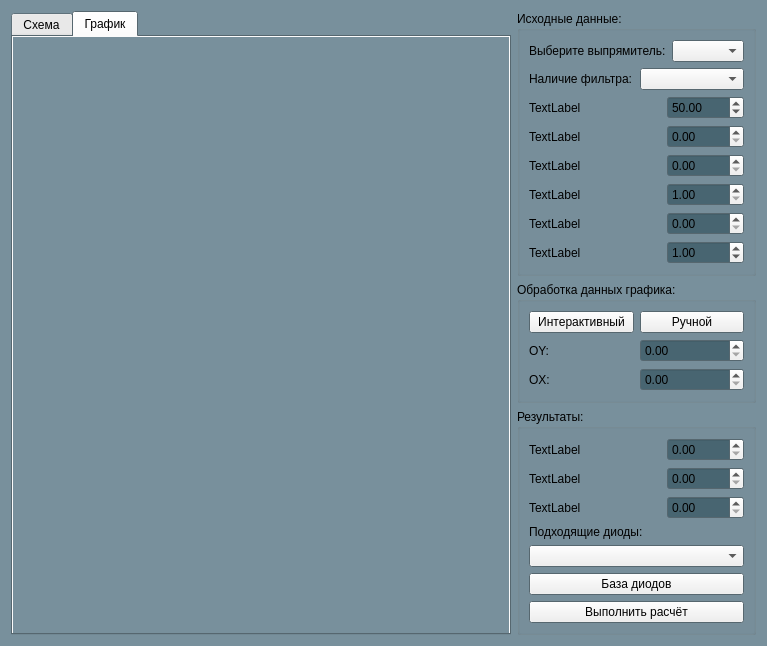
<?xml version="1.0" encoding="UTF-8"?>
<ui version="4.0">
 <class>Rectifiers</class>
 <widget class="QWidget" name="Rectifiers">
  <property name="windowModality">
   <enum>Qt::NonModal</enum>
  </property>
  <property name="geometry">
   <rect>
    <x>0</x>
    <y>0</y>
    <width>767</width>
    <height>635</height>
   </rect>
  </property>
  <property name="sizePolicy">
   <sizepolicy hsizetype="Preferred" vsizetype="Preferred">
    <horstretch>0</horstretch>
    <verstretch>0</verstretch>
   </sizepolicy>
  </property>
  <property name="palette">
   <palette>
    <active>
     <colorrole role="Base">
      <brush brushstyle="SolidPattern">
       <color alpha="255">
        <red>72</red>
        <green>101</green>
        <blue>113</blue>
       </color>
      </brush>
     </colorrole>
     <colorrole role="Window">
      <brush brushstyle="SolidPattern">
       <color alpha="255">
        <red>120</red>
        <green>144</green>
        <blue>156</blue>
       </color>
      </brush>
     </colorrole>
    </active>
    <inactive>
     <colorrole role="Base">
      <brush brushstyle="SolidPattern">
       <color alpha="255">
        <red>72</red>
        <green>101</green>
        <blue>113</blue>
       </color>
      </brush>
     </colorrole>
     <colorrole role="Window">
      <brush brushstyle="SolidPattern">
       <color alpha="255">
        <red>120</red>
        <green>144</green>
        <blue>156</blue>
       </color>
      </brush>
     </colorrole>
    </inactive>
    <disabled>
     <colorrole role="Base">
      <brush brushstyle="SolidPattern">
       <color alpha="255">
        <red>120</red>
        <green>144</green>
        <blue>156</blue>
       </color>
      </brush>
     </colorrole>
     <colorrole role="Window">
      <brush brushstyle="SolidPattern">
       <color alpha="255">
        <red>120</red>
        <green>144</green>
        <blue>156</blue>
       </color>
      </brush>
     </colorrole>
    </disabled>
   </palette>
  </property>
  <property name="contextMenuPolicy">
   <enum>Qt::DefaultContextMenu</enum>
  </property>
  <property name="windowTitle">
   <string>Form</string>
  </property>
  <property name="windowOpacity">
   <double>1.000000000000000</double>
  </property>
  <property name="toolTipDuration">
   <number>-1</number>
  </property>
  <property name="layoutDirection">
   <enum>Qt::LeftToRight</enum>
  </property>
  <layout class="QGridLayout" name="gridLayout_8">
   <item row="0" column="0">
    <layout class="QHBoxLayout" name="horizontalLayout_10" stretch="2,0">
     <item>
      <widget class="QTabWidget" name="TabWidget">
       <property name="palette">
        <palette>
         <active>
          <colorrole role="Base">
           <brush brushstyle="SolidPattern">
            <color alpha="255">
             <red>120</red>
             <green>144</green>
             <blue>156</blue>
            </color>
           </brush>
          </colorrole>
         </active>
         <inactive>
          <colorrole role="Base">
           <brush brushstyle="SolidPattern">
            <color alpha="255">
             <red>120</red>
             <green>144</green>
             <blue>156</blue>
            </color>
           </brush>
          </colorrole>
         </inactive>
         <disabled>
          <colorrole role="Base">
           <brush brushstyle="SolidPattern">
            <color alpha="255">
             <red>120</red>
             <green>144</green>
             <blue>156</blue>
            </color>
           </brush>
          </colorrole>
         </disabled>
        </palette>
       </property>
       <property name="focusPolicy">
        <enum>Qt::NoFocus</enum>
       </property>
       <property name="styleSheet">
        <string notr="true"/>
       </property>
       <property name="currentIndex">
        <number>1</number>
       </property>
       <widget class="QWidget" name="Tab_PageCircuit">
        <property name="sizePolicy">
         <sizepolicy hsizetype="Minimum" vsizetype="Minimum">
          <horstretch>0</horstretch>
          <verstretch>0</verstretch>
         </sizepolicy>
        </property>
        <property name="focusPolicy">
         <enum>Qt::StrongFocus</enum>
        </property>
        <property name="styleSheet">
         <string notr="true">background-color: rgb(120, 144, 156)</string>
        </property>
        <attribute name="title">
         <string>Схема</string>
        </attribute>
        <layout class="QGridLayout" name="gridLayout_6">
         <item row="0" column="0">
          <layout class="QGridLayout" name="gridLayout_5">
           <item row="0" column="0">
            <layout class="QHBoxLayout" name="SVG"/>
           </item>
          </layout>
         </item>
        </layout>
       </widget>
       <widget class="QWidget" name="Tab_PageChart">
        <property name="styleSheet">
         <string notr="true">background-color: rgb(120, 144, 156)</string>
        </property>
        <attribute name="title">
         <string>График</string>
        </attribute>
        <layout class="QHBoxLayout" name="horizontalLayout_8">
         <item>
          <layout class="QVBoxLayout" name="ChartsLayout"/>
         </item>
        </layout>
       </widget>
      </widget>
     </item>
     <item>
      <layout class="QVBoxLayout" name="verticalLayout_12">
       <item>
        <widget class="QGroupBox" name="GroupBox_InPut">
         <property name="title">
          <string>Исходные данные:</string>
         </property>
         <layout class="QGridLayout" name="gridLayout_4">
          <item row="0" column="0">
           <layout class="QGridLayout" name="gridLayout_2">
            <item row="2" column="0">
             <layout class="QHBoxLayout" name="horizontalLayout_3">
              <item>
               <layout class="QVBoxLayout" name="verticalLayout_5">
                <item>
                 <widget class="QLabel" name="Label_InPut1">
                  <property name="text">
                   <string>TextLabel</string>
                  </property>
                 </widget>
                </item>
                <item>
                 <widget class="QLabel" name="Label_InPut2">
                  <property name="text">
                   <string>TextLabel</string>
                  </property>
                 </widget>
                </item>
                <item>
                 <widget class="QLabel" name="Label_InPut3">
                  <property name="text">
                   <string>TextLabel</string>
                  </property>
                 </widget>
                </item>
               </layout>
              </item>
              <item>
               <spacer name="horizontalSpacer_2">
                <property name="orientation">
                 <enum>Qt::Horizontal</enum>
                </property>
                <property name="sizeHint" stdset="0">
                 <size>
                  <width>40</width>
                  <height>20</height>
                 </size>
                </property>
               </spacer>
              </item>
              <item>
               <layout class="QVBoxLayout" name="verticalLayout_4">
                <item>
                 <widget class="QDoubleSpinBox" name="DoubleSpinBoxR_InPut1">
                  <property name="maximum">
                   <double>10000.000000000000000</double>
                  </property>
                  <property name="value">
                   <double>50.000000000000000</double>
                  </property>
                 </widget>
                </item>
                <item>
                 <widget class="QDoubleSpinBox" name="DoubleSpinBoxR_InPut2"/>
                </item>
                <item>
                 <widget class="QDoubleSpinBox" name="DoubleSpinBoxR_InPut3"/>
                </item>
               </layout>
              </item>
             </layout>
            </item>
            <item row="3" column="0">
             <layout class="QHBoxLayout" name="horizontalLayout_2">
              <item>
               <layout class="QVBoxLayout" name="verticalLayout_3">
                <item>
                 <widget class="QLabel" name="Label_InPut6">
                  <property name="text">
                   <string>TextLabel</string>
                  </property>
                 </widget>
                </item>
                <item>
                 <widget class="QLabel" name="Label_InPut5">
                  <property name="text">
                   <string>TextLabel</string>
                  </property>
                 </widget>
                </item>
                <item>
                 <widget class="QLabel" name="Label_InPut4">
                  <property name="text">
                   <string>TextLabel</string>
                  </property>
                 </widget>
                </item>
               </layout>
              </item>
              <item>
               <spacer name="horizontalSpacer">
                <property name="orientation">
                 <enum>Qt::Horizontal</enum>
                </property>
                <property name="sizeHint" stdset="0">
                 <size>
                  <width>40</width>
                  <height>20</height>
                 </size>
                </property>
               </spacer>
              </item>
              <item>
               <layout class="QVBoxLayout" name="verticalLayout_2">
                <item>
                 <widget class="QDoubleSpinBox" name="DoubleSpinBoxR_InPut6">
                  <property name="minimum">
                   <double>1.000000000000000</double>
                  </property>
                  <property name="maximum">
                   <double>10000.000000000000000</double>
                  </property>
                  <property name="value">
                   <double>1.000000000000000</double>
                  </property>
                 </widget>
                </item>
                <item>
                 <widget class="QDoubleSpinBox" name="DoubleSpinBoxR_InPut5">
                  <property name="singleStep">
                   <double>0.100000000000000</double>
                  </property>
                 </widget>
                </item>
                <item>
                 <widget class="QDoubleSpinBox" name="DoubleSpinBoxR_InPut4">
                  <property name="sizePolicy">
                   <sizepolicy hsizetype="Maximum" vsizetype="Fixed">
                    <horstretch>0</horstretch>
                    <verstretch>0</verstretch>
                   </sizepolicy>
                  </property>
                  <property name="minimum">
                   <double>0.000000000000000</double>
                  </property>
                  <property name="maximum">
                   <double>10000.000000000000000</double>
                  </property>
                  <property name="value">
                   <double>1.000000000000000</double>
                  </property>
                 </widget>
                </item>
               </layout>
              </item>
             </layout>
            </item>
            <item row="0" column="0">
             <layout class="QHBoxLayout" name="horizontalLayout_4">
              <item>
               <widget class="QLabel" name="label">
                <property name="text">
                 <string>Выберите выпрямитель:</string>
                </property>
               </widget>
              </item>
              <item>
               <widget class="QComboBox" name="ComboBox_DevicesR"/>
              </item>
             </layout>
            </item>
            <item row="1" column="0">
             <layout class="QHBoxLayout" name="horizontalLayout_7">
              <item>
               <widget class="QLabel" name="Label_OutPutF">
                <property name="text">
                 <string>Наличие фильтра:</string>
                </property>
               </widget>
              </item>
              <item>
               <widget class="QComboBox" name="ComboBox_OutPutF"/>
              </item>
             </layout>
            </item>
           </layout>
          </item>
          <item row="1" column="0">
           <spacer name="verticalSpacer_3">
            <property name="orientation">
             <enum>Qt::Vertical</enum>
            </property>
            <property name="sizeHint" stdset="0">
             <size>
              <width>20</width>
              <height>40</height>
             </size>
            </property>
           </spacer>
          </item>
         </layout>
        </widget>
       </item>
       <item>
        <widget class="QGroupBox" name="groupBox">
         <property name="title">
          <string>Обработка данных графика:</string>
         </property>
         <layout class="QGridLayout" name="gridLayout_7">
          <item row="0" column="0">
           <layout class="QGridLayout" name="gridLayout">
            <item row="0" column="0">
             <layout class="QHBoxLayout" name="horizontalLayout_9">
              <item>
               <widget class="QPushButton" name="PushButton_Interactive">
                <property name="text">
                 <string>Интерактивный</string>
                </property>
               </widget>
              </item>
              <item>
               <widget class="QPushButton" name="PushButton_Hands">
                <property name="text">
                 <string>Ручной</string>
                </property>
               </widget>
              </item>
             </layout>
            </item>
            <item row="1" column="0">
             <layout class="QHBoxLayout" name="horizontalLayout">
              <item>
               <layout class="QVBoxLayout" name="verticalLayout_6">
                <item>
                 <widget class="QLabel" name="label_3">
                  <property name="text">
                   <string>OY:</string>
                  </property>
                 </widget>
                </item>
                <item>
                 <widget class="QLabel" name="label_4">
                  <property name="text">
                   <string>OX:</string>
                  </property>
                 </widget>
                </item>
               </layout>
              </item>
              <item>
               <layout class="QVBoxLayout" name="verticalLayout">
                <item>
                 <widget class="QDoubleSpinBox" name="DoubleSpinBoxOY"/>
                </item>
                <item>
                 <widget class="QDoubleSpinBox" name="DoubleSpinBoxOX"/>
                </item>
               </layout>
              </item>
             </layout>
            </item>
           </layout>
          </item>
         </layout>
        </widget>
       </item>
       <item>
        <widget class="QGroupBox" name="GroupBox_OutPut">
         <property name="title">
          <string>Результаты:</string>
         </property>
         <layout class="QGridLayout" name="gridLayout_3">
          <item row="2" column="0">
           <widget class="QPushButton" name="PushButton_Calculate">
            <property name="text">
             <string>Выполнить расчёт</string>
            </property>
           </widget>
          </item>
          <item row="0" column="0">
           <layout class="QVBoxLayout" name="verticalLayout_11">
            <item>
             <layout class="QHBoxLayout" name="horizontalLayout_5" stretch="1,0">
              <item>
               <layout class="QVBoxLayout" name="verticalLayout_8">
                <item>
                 <widget class="QLabel" name="Label_OutPut1">
                  <property name="text">
                   <string>TextLabel</string>
                  </property>
                 </widget>
                </item>
                <item>
                 <widget class="QLabel" name="Label_OutPut2">
                  <property name="text">
                   <string>TextLabel</string>
                  </property>
                 </widget>
                </item>
                <item>
                 <widget class="QLabel" name="Label_OutPut3">
                  <property name="text">
                   <string>TextLabel</string>
                  </property>
                 </widget>
                </item>
               </layout>
              </item>
              <item>
               <layout class="QVBoxLayout" name="verticalLayout_7">
                <item>
                 <widget class="QDoubleSpinBox" name="DoubleSpinBoxR_OutPut1"/>
                </item>
                <item>
                 <widget class="QDoubleSpinBox" name="DoubleSpinBoxR_OutPut2">
                  <property name="maximum">
                   <double>10000.000000000000000</double>
                  </property>
                 </widget>
                </item>
                <item>
                 <widget class="QDoubleSpinBox" name="DoubleSpinBoxR_OutPut3">
                  <property name="maximum">
                   <double>10000.000000000000000</double>
                  </property>
                  <property name="singleStep">
                   <double>1.000000000000000</double>
                  </property>
                 </widget>
                </item>
               </layout>
              </item>
             </layout>
            </item>
            <item>
             <widget class="QLabel" name="label_2">
              <property name="text">
               <string>Подходящие диоды:</string>
              </property>
             </widget>
            </item>
            <item>
             <widget class="QComboBox" name="list_of_diods"/>
            </item>
            <item>
             <widget class="QPushButton" name="diod_base">
              <property name="text">
               <string>База диодов</string>
              </property>
             </widget>
            </item>
            <item>
             <layout class="QHBoxLayout" name="horizontalLayout_6">
              <item>
               <layout class="QVBoxLayout" name="verticalLayout_9"/>
              </item>
              <item>
               <layout class="QVBoxLayout" name="verticalLayout_10"/>
              </item>
             </layout>
            </item>
           </layout>
          </item>
          <item row="1" column="0">
           <spacer name="verticalSpacer_2">
            <property name="orientation">
             <enum>Qt::Vertical</enum>
            </property>
            <property name="sizeHint" stdset="0">
             <size>
              <width>20</width>
              <height>40</height>
             </size>
            </property>
           </spacer>
          </item>
         </layout>
        </widget>
       </item>
      </layout>
     </item>
    </layout>
   </item>
  </layout>
 </widget>
 <resources/>
 <connections/>
</ui>
